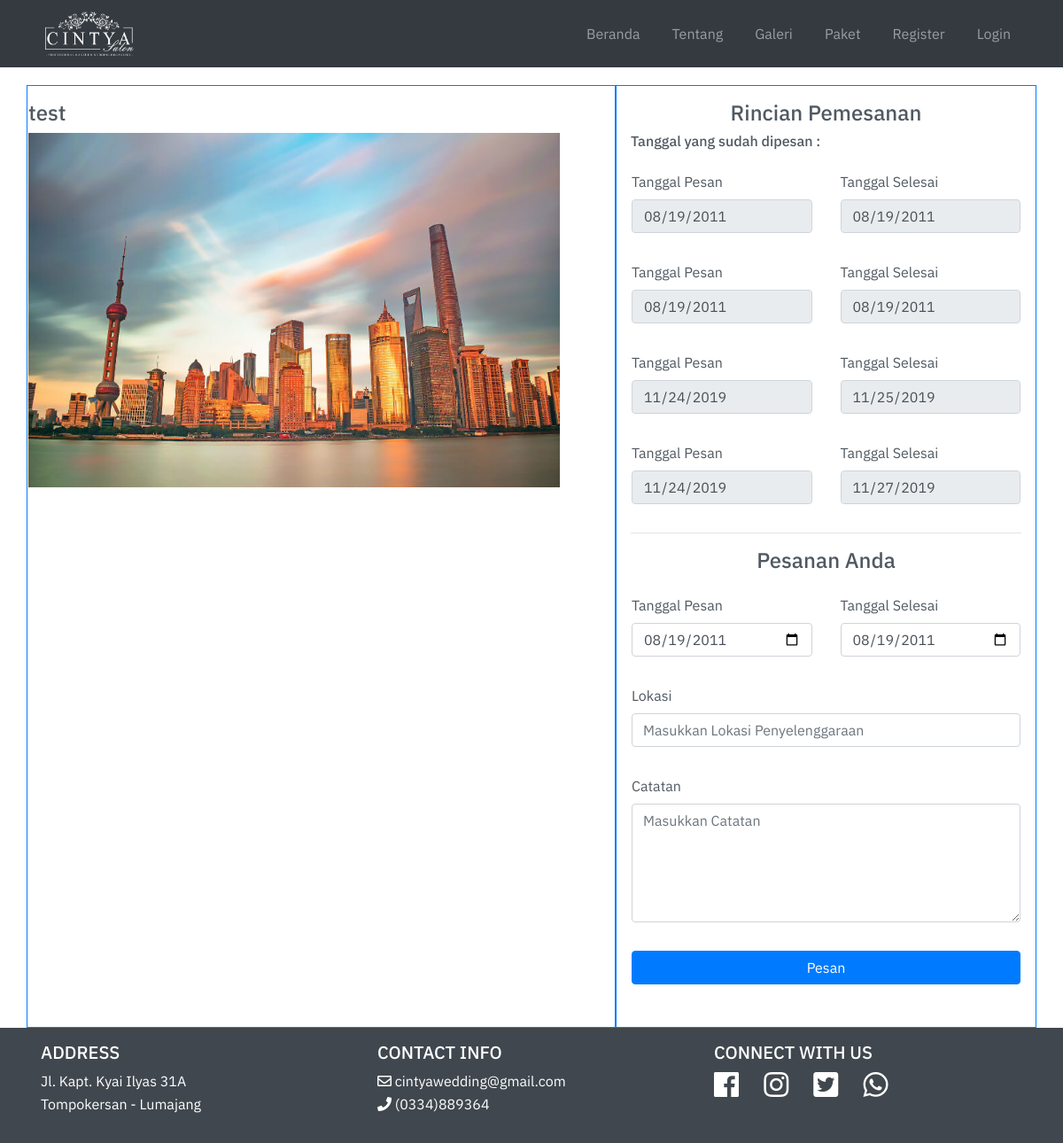
The page /pemesanan.php?id_paket=11 on the database its author committed.
### tables this page shows
CREATE TABLE `paket` (
  `id_paket` int(11) NOT NULL,
  `nama_paket` varchar(45) DEFAULT NULL,
  `harga` varchar(45) DEFAULT NULL,
  `dekorasi` varchar(255) DEFAULT NULL,
  `rias_baju` varchar(255) DEFAULT NULL,
  `dokumentasi` varchar(255) DEFAULT NULL,
  `mc` varchar(45) DEFAULT NULL,
  `free` varchar(255) DEFAULT NULL,
  `foto` varchar(255) NOT NULL
);

CREATE TABLE `pemesanan` (
  `id_pemesanan` int(255) NOT NULL,
  `catatan` varchar(255) DEFAULT NULL,
  `id_paket` int(11) NOT NULL,
  `tgl_pesan` date NOT NULL,
  `tgl_kembali` date NOT NULL,
  `status` varchar(255) NOT NULL DEFAULT 'Waiting',
  `lokasi` varchar(255) NOT NULL,
  `bukti_pembayaran` varchar(255) DEFAULT NULL,
  `user_id` int(11) NOT NULL
);

### pemesanan.php (the view, shortened to what this page needs)
<!DOCTYPE html>
<html lang="en">
<?php include 'config/connection.php' ?>
<?php
$id_paket = $_GET["id_paket"];
$query = "SELECT * FROM paket WHERE id_paket = $id_paket";
$result = mysqli_query($con, $query);
$row = mysqli_fetch_assoc($result);
$query2 = "SELECT * FROM pemesanan";
$result2 = mysqli_query($con, $query2);
?>
<?php include 'includes/head.php' ?>
<body>
    <?php include 'includes/navbar.php' ?>
    <div class="container mt-5 pt-5 " style="min-height:720px">
        <div class="row">
            <div class="col-md-7 border border-primary">
                <div class="row">
                    <h4><?php echo $row["nama_paket"] ?></h4>
                </div>
                <div class="row">
                    <img style="max-width:600px" src="foto/<?php echo $row["foto"] ?>" alt="" srcset="">
                </div>
            </div>
            <div class="col-md-5 border border-primary">
                <form action="proses/proses_pemesanan.php" method="POST" enctype="multipart/form-data">
                    <div>
                        <h4 class="text-center">Rincian Pemesanan</h4>
                        <h6>Tanggal yang sudah dipesan :</h6>
                        <?php
                        if (mysqli_num_rows($result2) > 0) {
                            while ($pemesanan = mysqli_fetch_assoc($result2)) { ?>
                                <div class="row">
                                    <div class="col-sm-6">
                                        <label for="tanggal">Tanggal Pesan</label>
                                        <input class="form-control" type="date" value="<?php echo $pemesanan["tgl_pesan"] ?>" id="tanngal" name="tanggal_pesan" disabled>
                                    </div>
                                    <div class="col-sm-6">
                                        <label for="tanggal">Tanggal Selesai</label>
                                        <input class="form-control" type="date" value="<?php echo $pemesanan["tgl_kembali"] ?>" id="tanngal" name="tanggal_kembali" disabled>
                                    </div>
                                </div>
                        <?php }
                        }
                        ?>
                    </div>
                    <hr>
                    <h4 class="text-center">Pesanan Anda</h4>
                    <div class="row">
                        <div class="col-sm-6">
                            <label for="tanggal">Tanggal Pesan</label>
                            <input class="form-control" type="date" value="2011-08-19" id="tanngal" name="tanggal_pesan">
                        </div>
                        <div class="col-sm-6">
                            <label for="tanggal">Tanggal Selesai</label>
                            <input class="form-control" type="date" value="2011-08-19" id="tanngal" name="tanggal_kembali">
                        </div>
                        <div class="col-sm-12">
                            <label for="lokasi">Lokasi</label>
                            <input class="form-control" type="text" value="" id="lokasi" placeholder="Masukkan Lokasi Penyelenggaraan" name="lokasi">
                        </div>
                        <div class="col-sm-12">
                            <label for="catatan">Catatan</label>
                            <textarea rows="5" class="form-control" type="text" value="" id="lokasi" placeholder="Masukkan Catatan" name="catatan"></textarea>
                        </div>
                        <div class="col-sm-12">
                            <button type="submit" class="btn btn-block btn-primary">Pesan</button>
                        </div>
                    </div>
                </form>
            </div>
        </div>
    </div>
    <?php include 'includes/footer.php' ?>
</body>
</html>

### css/style.css (style rules this page uses)
body { overflow-x: hidden; font-family: 'IBM Plex Sans', sans-serif; color: #505962; }
[class*="col-"] { padding: 1rem; }

### rows shown on the page
paket: nama_paket "test", foto (picture)
pemesanan: tanggal_pesan "08/19/2011", tanggal_kembali "08/19/2011"
pemesanan: tanggal_pesan "08/19/2011", tanggal_kembali "08/19/2011"
pemesanan: tanggal_pesan "11/24/2019", tanggal_kembali "11/25/2019"
pemesanan: tanggal_pesan "11/24/2019", tanggal_kembali "11/27/2019"
